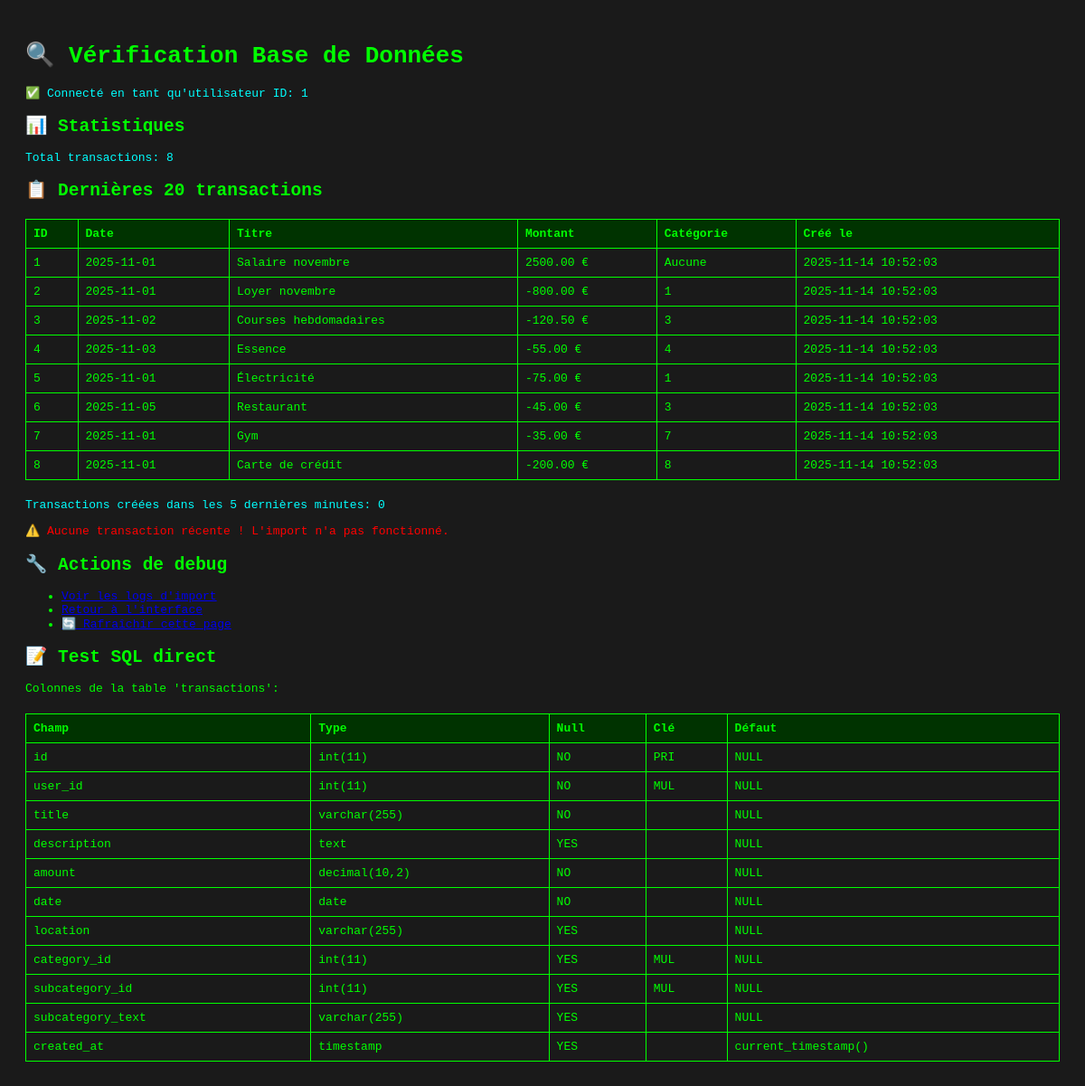
The app's page /backend/check_db.php (signed in) with its own data.
### tables this page shows
CREATE TABLE transactions (
    id INT AUTO_INCREMENT PRIMARY KEY,
    user_id INT NOT NULL,
    title VARCHAR(255) NOT NULL,
    description TEXT,
    amount DECIMAL(10,2) NOT NULL,
    date DATE NOT NULL,
    location VARCHAR(255),
    category_id INT,
    subcategory_id INT,
    subcategory_text VARCHAR(255),
    created_at TIMESTAMP DEFAULT CURRENT_TIMESTAMP,
    FOREIGN KEY (user_id) REFERENCES users(id) ON DELETE CASCADE,
    FOREIGN KEY (category_id) REFERENCES categories(id) ON DELETE SET NULL,
    FOREIGN KEY (subcategory_id) REFERENCES subcategories(id) ON DELETE SET NULL
);

### backend/check_db.php (the view, shortened to what this page needs)
<?php
require_once 'config.php';
?>
<!DOCTYPE html>
<html>
<head>
</head>
<body>
    <h1>🔍 Vérification Base de Données</h1>
    <?php
    if (!isset($_SESSION['user_id'])) {
        echo "<p class='error'>⚠️ Vous n'êtes pas connecté. ID utilisateur: AUCUN</p>";
        echo "<p>Connectez-vous d'abord sur l'interface principale.</p>";
    } else {
        echo "<p class='info'>✅ Connecté en tant qu'utilisateur ID: " . $_SESSION['user_id'] . "</p>";
        $stmt = $pdo->prepare("SELECT COUNT(*) as total FROM transactions WHERE user_id = ?");
        $stmt->execute([$_SESSION['user_id']]);
        $count = $stmt->fetch(PDO::FETCH_ASSOC);
        echo "<h2>📊 Statistiques</h2>";
        echo "<p class='info'>Total transactions: " . $count['total'] . "</p>";
        $stmt = $pdo->prepare("SELECT * FROM transactions WHERE user_id = ? ORDER BY created_at DESC LIMIT 20");
        $stmt->execute([$_SESSION['user_id']]);
        $transactions = $stmt->fetchAll(PDO::FETCH_ASSOC);
        echo "<h2>📋 Dernières 20 transactions</h2>";
        if (empty($transactions)) {
            echo "<p class='error'>❌ Aucune transaction trouvée en base !</p>";
        } else {
            echo "<table>";
            echo "<tr><th>ID</th><th>Date</th><th>Titre</th><th>Montant</th><th>Catégorie</th><th>Créé le</th></tr>";
            foreach ($transactions as $t) {
                echo "<tr>";
                echo "<td>" . $t['id'] . "</td>";
                echo "<td>" . $t['date'] . "</td>";
                echo "<td>" . htmlspecialchars($t['title']) . "</td>";
                echo "<td>" . $t['amount'] . " €</td>";
                echo "<td>" . ($t['category_id'] ?: 'Aucune') . "</td>";
                echo "<td>" . $t['created_at'] . "</td>";
                echo "</tr>";
            }
            echo "</table>";
        }
        $stmt = $pdo->prepare("SELECT COUNT(*) as recent FROM transactions WHERE user_id = ? AND created_at > DATE_SUB(NOW(), INTERVAL 5 MINUTE)");
        $stmt->execute([$_SESSION['user_id']]);
        $recent = $stmt->fetch(PDO::FETCH_ASSOC);
        echo "<p class='info'>Transactions créées dans les 5 dernières minutes: " . $recent['recent'] . "</p>";
        if ($recent['recent'] == 0) {
            echo "<p class='error'>⚠️ Aucune transaction récente ! L'import n'a pas fonctionné.</p>";
        } else {
            echo "<p class='info'>✅ Des transactions ont été importées récemment !</p>";
        }
    }
    ?>
    <h2>🔧 Actions de debug</h2>
    <ul>
        <li><a href="debug_import.php">Voir les logs d'import</a></li>
        <li><a href="http://localhost:5173">Retour à l'interface</a></li>
        <li><a href="javascript:location.reload()">🔄 Rafraîchir cette page</a></li>
    </ul>
    <h2>📝 Test SQL direct</h2>
    <?php
    $stmt = $pdo->query("DESCRIBE transactions");
    $columns = $stmt->fetchAll(PDO::FETCH_ASSOC);
    echo "<p>Colonnes de la table 'transactions':</p>";
    echo "<table>";
    echo "<tr><th>Champ</th><th>Type</th><th>Null</th><th>Clé</th><th>Défaut</th></tr>";
    foreach ($columns as $col) {
        echo "<tr>";
        echo "<td>" . $col['Field'] . "</td>";
        echo "<td>" . $col['Type'] . "</td>";
        echo "<td>" . $col['Null'] . "</td>";
        echo "<td>" . $col['Key'] . "</td>";
        echo "<td>" . ($col['Default'] ?: 'NULL') . "</td>";
        echo "</tr>";
    }
    echo "</table>";
    ?>
</body>
</html>

### backend/check_db.php (style rules this page uses)
body { font-family: monospace; padding: 20px; background: #1a1a1a; color: #0f0; }
table { border-collapse: collapse; width: 100%; margin: 20px 0; }
th, td { border: 1px solid #0f0; padding: 8px; text-align: left; }
th { background: #003300; }
.info { color: #0ff; }
.error { color: #f00; }

### records on screen
transactions: id "1", date "2025-11-01", title "Salaire novembre", amount "2500.00", category "Aucune", created_at "2025-11-14 10:52:03"
transactions: id "2", date "2025-11-01", title "Loyer novembre", amount "-800.00", category "1", created_at "2025-11-14 10:52:03"
transactions: id "3", date "2025-11-02", title "Courses hebdomadaires", amount "-120.50", category "3", created_at "2025-11-14 10:52:03"
transactions: id "4", date "2025-11-03", title "Essence", amount "-55.00", category "4", created_at "2025-11-14 10:52:03"
transactions: id "5", date "2025-11-01", title "Électricité", amount "-75.00", category "1", created_at "2025-11-14 10:52:03"
transactions: id "6", date "2025-11-05", title "Restaurant", amount "-45.00", category "3", created_at "2025-11-14 10:52:03"
transactions: id "7", date "2025-11-01", title "Gym", amount "-35.00", category "7", created_at "2025-11-14 10:52:03"
transactions: id "8", date "2025-11-01", title "Carte de crédit", amount "-200.00", category "8", created_at "2025-11-14 10:52:03"

### other values on screen
$_SESSION['user_id'] "1"
$count['total'] "8"
$recent['recent'] "0"
$col['Field'] "id"
$col['Type'] "int(11)"
$col['Null'] "NO"
$col['Key'] "PRI"
$col['Default'] ?: 'NULL' "NULL"
$col['Field'] "user_id"
$col['Key'] "MUL"
$col['Field'] "title"
$col['Type'] "varchar(255)"
$col['Field'] "description"
$col['Type'] "text"
$col['Null'] "YES"
